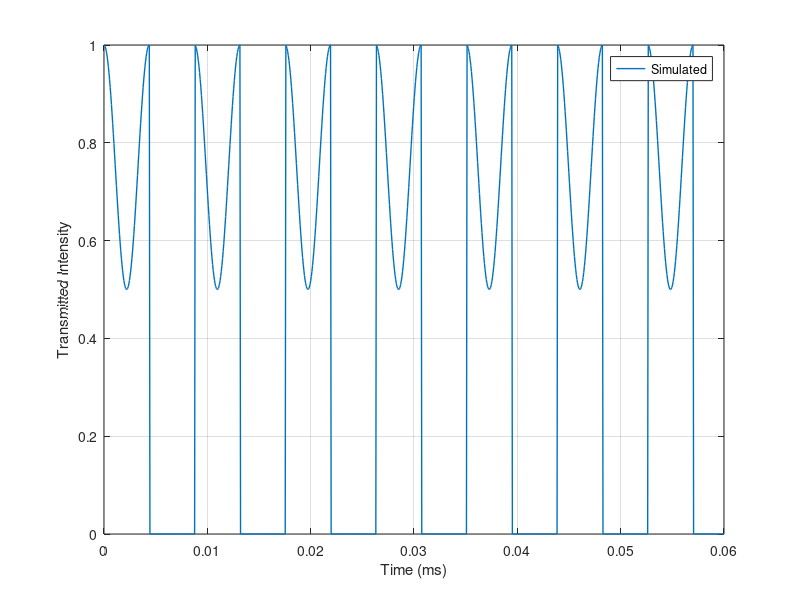

Recreate this plot in MATLAB.
% Initial Jones vector for the polarization state of light/laser beam
VP = [0; 1];
lp = [1 0; 0 0];
retro = [-1 0; 0 -1];
M1 = [1 0; 0 1];
M2 = [1 0; 0 -1]; % Assume M2 = M3 = M4 are the same
SM1 = [-1 0; 0 -1];
alphadeg = 0;
alpha = deg2rad(alphadeg);
rot = [cos(alpha) -sin(alpha); sin(alpha) cos(alpha)];
rotSM = rot*SM1;

% Define analyzer's Jones matrix
phi = 90; % Angle of analyzer
phirad = deg2rad(phi);
rotaposLP = [cos(phirad) -sin(phirad); sin(phirad) cos(phirad)];
rotanegLP = [cos(phirad) -sin(-phirad); sin(-phirad) cos(phirad)];
LP = rotaposLP*lp*rotanegLP;

% Define new vectors for time
%times = linspace(0, 0.06, 17500000); 
times = linspace(0, 0.06, 1000); %for faster simulation
intensity_simulated = zeros(1, length(times));

% Define quarter-wave plate's Jones matrix with synchronized phase
theta_base_freq = 57; % frequency of quarter-wave plate rotation in Hz
theta_phase = @(time) 360*theta_base_freq*time; % function of time to theta phase in degrees

% Define quarter-wave plate's Jones matrix
Q = @(theta) [cosd(theta)^2 - 1i*sind(theta)^2, -(1 + 1i)*cosd(theta)*sind(theta);
             -(1 + 1i)*cosd(theta)*sind(theta), sind(theta)^2 - 1i*cosd(theta)^2];

% Chopper function for vertical polarization
chop_freq = 114; % frequency of chopper in Hz
chop_period = 1/chop_freq; % period of chopper in seconds
chopper = @(time) double(mod(time, 1 / chop_freq) < (1 / chop_freq) / 2);

A = retro*VP;
B = M1*A;
for idx = 1:length(times)
    time = times(idx); % synchronized time for each sample
    theta = theta_phase(time); % synchronized phase of quarter-wave plate
    chopper_state = chopper(time); % get chopper state at this time
    C = Q(theta)*B;
    D = M2*C;
    E = M2*D;
    F = SM1*E;
    G = M2*F;
    H = rotSM*G;
    J = LP*H;
    % Multiply intensity by chopper state (0 or 1)
    intensity_simulated(idx) = chopper_state*(abs(conj(J')*J));
end

figure;
plot(times, intensity_simulated, 'LineWidth', 1); % Plot simulation
%hold on;
%plot(times, normintensityofphase196deg, 'LineWidth', 1); % the experimental data
xlabel('Time (ms)');
ylabel('Transmitted Intensity');
legend('Simulated', 'Measured');
grid on;